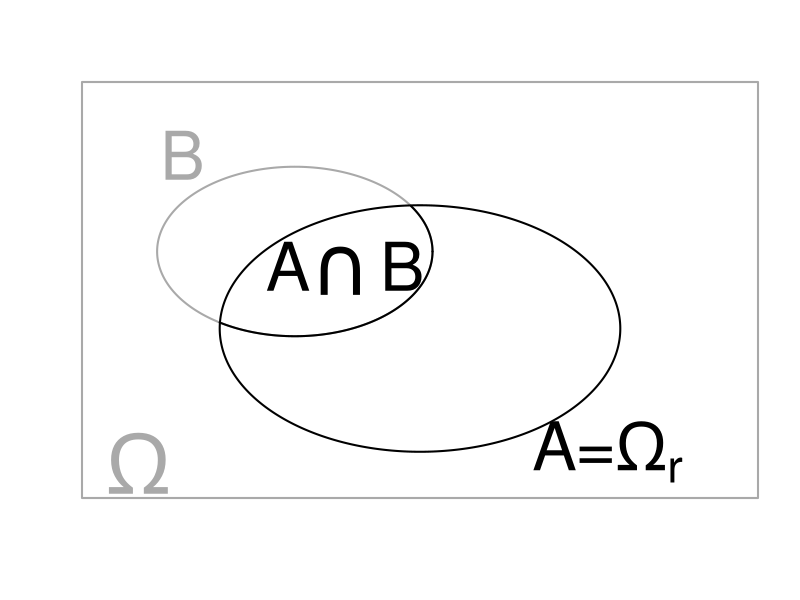
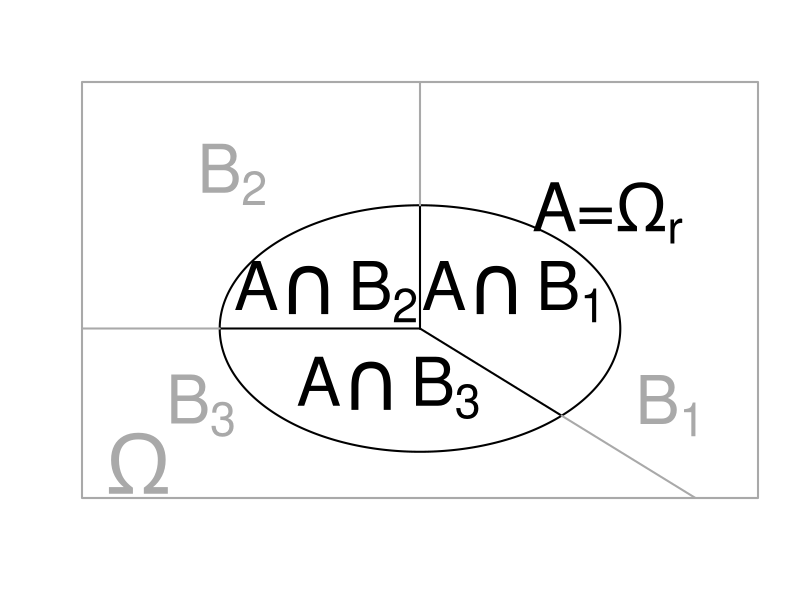
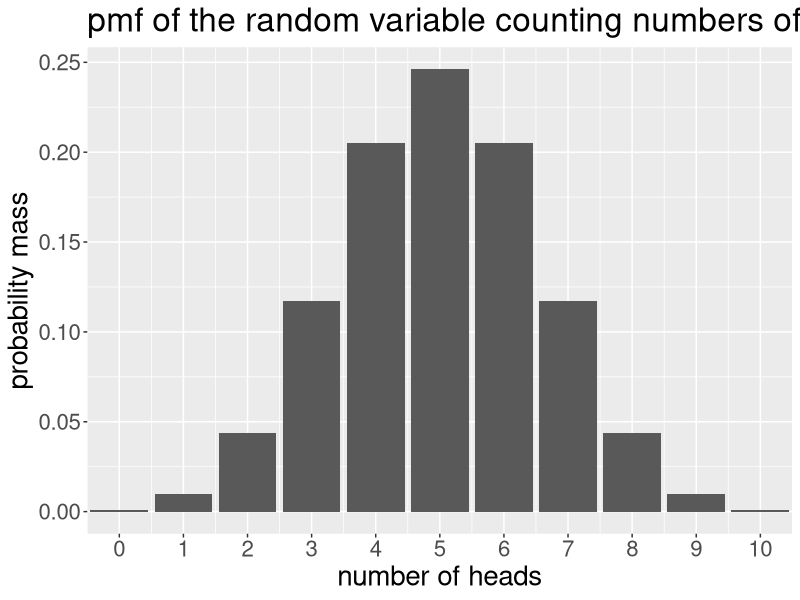
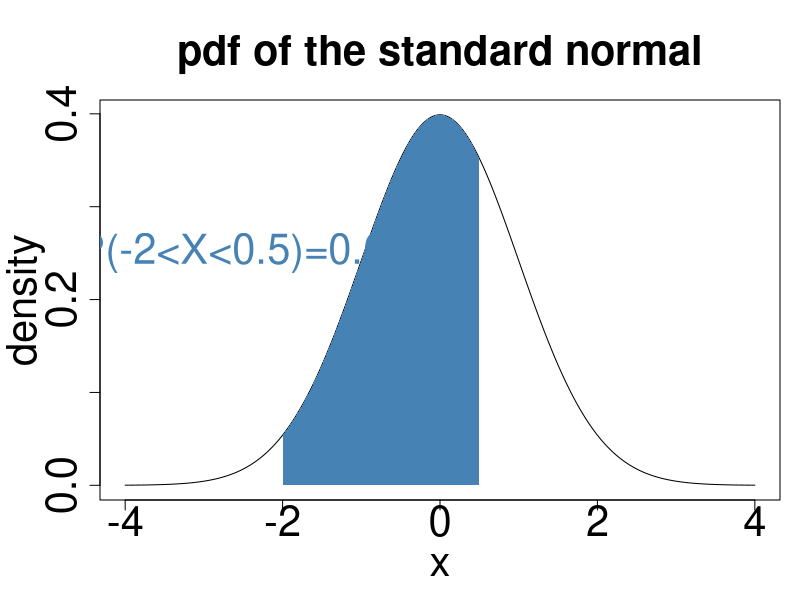
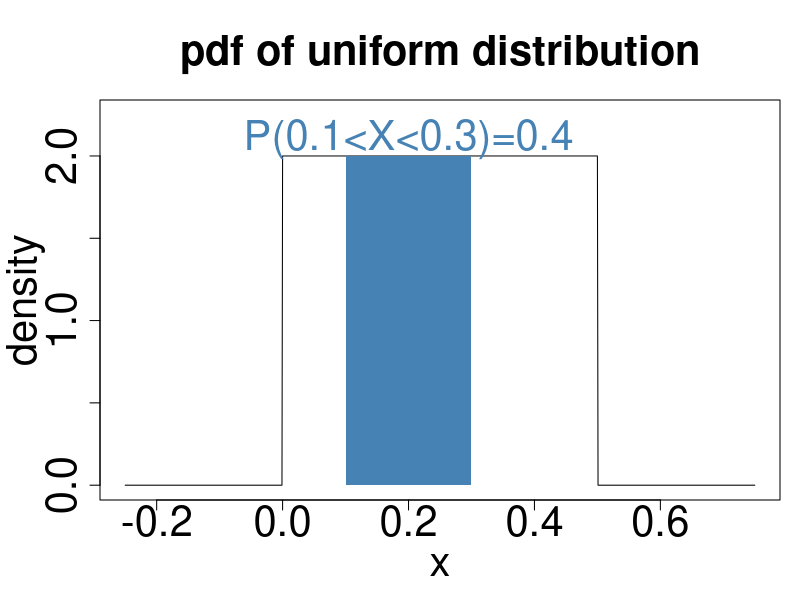

Reproduce these figures in R, in order.
## ---- chunk 1
knitr::opts_chunk$set(echo = TRUE, fig.width=16, fig.height=9, dpi=300, highlight=T)

require(tidyverse)
require(knitr)
require(gridExtra)
require(kableExtra)
## ---- chunk 2
theta<-seq(0,2*pi,length=500)
r1<-0.22
r2<-0.32

plot(type="n",axes=F,xlab="",ylab="",c(0,1),c(0,1))
box(col="darkgrey",lwd=2)
text(0.05,0.05,labels=expression(Omega),col="darkgrey",cex=5)
lines(0.3+r1*cos(theta),0.6+r1*sin(theta),col="darkgrey",lwd=2)
text(0.12,0.85,labels="B",col="darkgrey",cex=4)
lines(0.5+r2*cos(theta),0.4+r2*sin(theta),col="black",lwd=2)
text(0.8,0.08,labels=expression(paste(sep="","A=",Omega[r])),col="black",cex=4)
text(0.38,0.55,labels=expression(paste(sep="","A",intersect(),"B")),cex=4,col="black")
theta2<-seq(337*pi/256,2*pi,length=200)
theta3<-seq(0,9*pi/50,length=200)
lines(0.3+r1*cos(theta2),0.6+r1*sin(theta2),col="black",lwd=2)
lines(0.3+r1*cos(theta3),0.6+r1*sin(theta3),col="black",lwd=2)
## ---- chunk 3
theta<-seq(0,2*pi,length=500)
r<-0.32

plot(type="n",axes=F,xlab="",ylab="",c(0,1),c(0,1))
box(col="darkgrey",lwd=2)
text(0.05,0.05,labels=expression(Omega),col="darkgrey",cex=5)
lines(0.5+r*cos(theta),0.4+r*sin(theta),col="black",lwd=2)
text(0.8,0.7,labels=expression(paste(sep="","A=",Omega[r])),col="black",cex=4)
segments(x0=0.5,y0=0.4,x1=0.5,y1=0.4+r,col="black",lwd=2)
segments(x0=0.5,y0=0.4,x1=0.5-r,y1=0.4,col="black",lwd=2)
segments(x0=0.5,y0=0.4,x1=0.5+r*cos(7*pi/4),y1=0.4+r*sin(7*pi/4),col="black",lwd=2)
segments(x1=0.5,y1=2,x0=0.5,y0=0.4+r,col="darkgrey",lwd=2)
segments(x1=-1,y1=0.4,x0=0.5-r,y0=0.4,col="darkgrey",lwd=2)
segments(x1=0.5+5*cos(7*pi/4),y1=0.4+5*sin(7*pi/4),x0=0.5+r*cos(7*pi/4),y0=0.4+r*sin(7*pi/4),col="darkgrey",lwd=2)
text(expression(B[1]),x=0.9,y=0.2,col="darkgrey",cex=4)
text(expression(B[2]),x=0.2,y=0.8,col="darkgrey",cex=4)
text(expression(B[3]),x=0.15,y=0.2,col="darkgrey",cex=4)
text(expression(paste(sep="","A",intersect(),B[1])),x=0.65,y=0.5,col="black",cex=4)
text(expression(paste(sep="","A",intersect(),B[2])),x=0.35,y=0.5,col="black",cex=4)
text(expression(paste(sep="","A",intersect(),B[3])),x=0.45,y=0.25,col="black",cex=4)
## ---- chunk 4
df<-tibble(x=0:10,pmf=dbinom(0:10,size=10,prob=0.5))

ggplot(data=df,mapping=aes(x=x,y=pmf)) +
  geom_bar(stat="identity") +
  xlab("number of heads") + ylab("probability mass") +
  ggtitle("pmf of the random variable counting numbers of H in 10 coin tosses") +
  scale_x_continuous(breaks=0:10) +
  coord_cartesian(xlim=c(0,10)) +
  theme(text = element_text(size=20))
## ---- chunk 5
x<-seq(-4,4,by=0.01)
xArea <- seq(-2,0.5,by=0.01)
yArea <- dnorm(xArea)

par(mar=c(5,5,5,1))
plot(x, dnorm(x), main="pdf of the standard normal", xlab="x", ylab="density", type="l", cex.lab=2.5,cex.axis=2.5,cex.main=2.5) 
polygon(c(-2,xArea,0.5),c(0,yArea,0),col='steelblue',lty=0)
text(cex=2.5,"P(-2<X<0.5)=0.67",x=-2.5,y=0.25,col="steelblue")
## ---- chunk 6
x<-seq(-0.25,0.75,by=0.001)
xArea <- seq(0.1,0.3,by=0.01)
yArea <- dunif(xArea,min=0,max=0.5)

par(mar=c(5,5,5,1))
plot(x, dunif(x,min=0,max=0.5), main="pdf of uniform distribution", xlab="x", ylab="density", type="l", cex.lab=2.5,cex.axis=2.5,cex.main=2.5,ylim=c(0,2.25)) 
polygon(c(0.1,xArea,0.3),c(0,yArea,0),col='steelblue',lty=0)
text(cex=2.5,"P(0.1<X<0.3)=0.4",x=0.2,y=2.1,col="steelblue")
